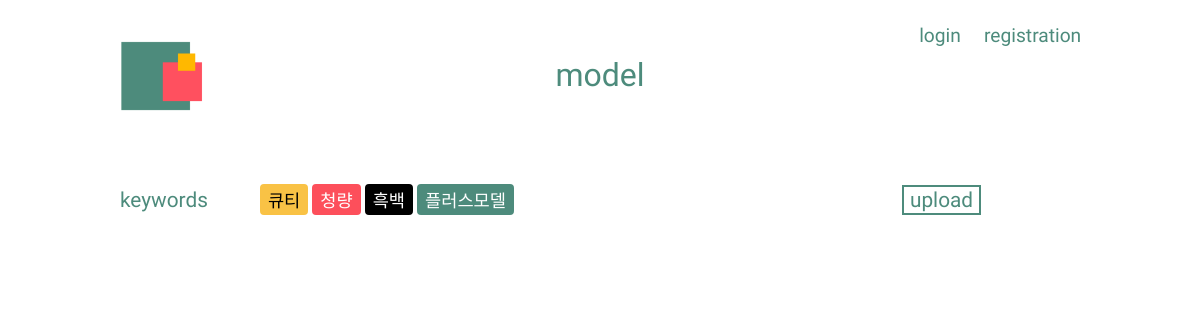
Before: /posts/model/filter/cool/ with the older database file.
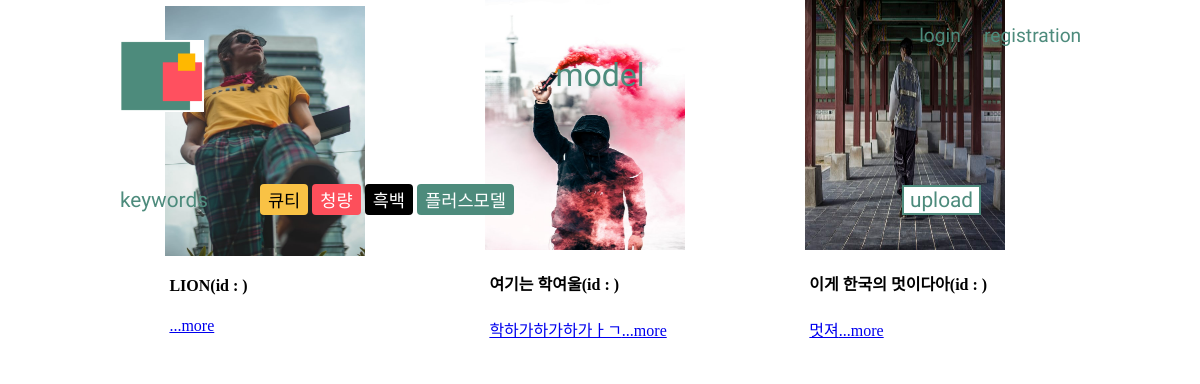
After: the same page with the newer database file.
### posts/models.py (models this page shows, shortened)
class Models(models.Model):
    title = models.CharField(max_length=20)
    text = models.TextField(default='', null=True, blank=True)
    image1 = models.ImageField(upload_to = 'images/')
    image2 = models.ImageField(upload_to = 'images/', default='', null=True, blank=True)
    image3 = models.ImageField(upload_to = 'images/', default='', null=True, blank=True)
    image4 = models.ImageField(upload_to = 'images/', default='', null=True, blank=True)
    image5 = models.ImageField(upload_to = 'images/', default='', null=True, blank=True)
    thumbnail = ImageSpecField(source='image1', processors=[ResizeToFill(120,80)], format='JPEG')
    CATEGORY_CHOICES = (
        ('큐티', '큐티'),
        ('청량', '청량'),
        ('흑백사진', '흑백사진'),
        ('플러스모델', '플러스모델'),
    )
    category = models.CharField(max_length=5, choices=CATEGORY_CHOICES, null=True)

### posts/views.py (the view)
# urls.py: path('model/filter/cool/', views.filter_cool, name="filter_cool"),
def filter_cool(request):
    post_cool = Models.objects.filter(category="청량")
    cool_paginator = Paginator(post_cool, 4)
    cool_page = request.GET.get('page')
    cool_posts = cool_paginator.get_page(cool_page)
    return render(request, 'model/filter_cool.html', {'post_cool': post_cool,
                                                      'cool_posts': cool_posts,
                                                      'cool_paginator': cool_paginator, })

### posts/templates/model/filter_cool.html (shortened to what this page needs)
{% extends 'model/model_base.html' %}
{% block content %}
        <div class="array">
                {% for cool in cool_posts %}
                        <div class="card">
                            <div class="box-1">
                                <img src="{{ cool.image1.url  }}" width="200" height="250">
                            </div>
                            <div class="box-2">
                                <h4>{{ cool.title }}(id : {{ user.username }})</h4>
                                <a href="{% url 'model_detail' cool.id %}"><p>{{ cool.text|slice:":15" }}...more</p></a>
                            </div>
                        </div>
                {% endfor %}
            </div>
{% endblock content %}

### posts/templates/model/model_base.html (shortened to what this page needs)
<head>
    {% load  staticfiles %}
    <link rel="stylesheet" href="{% static 'css/model_photo.css' %}">
</head>
<body>
    <a href="../../../user/templates/user/home.html">
        <img class="logo" src="{% static 'image/logo.png' %}" alt="logo">
    </a>
    <div class="title">
        <p>model</p>
    </div>
    <div class="category">
        {% if user.is_authenticated %}
            <a id="user_name" href="{% url 'profile' user.pk %}">{{ user.username }}</a>
            <a href="{% url 'logout' %}">logout</a>
        {% else %}
            <a href="{% url 'login' %}">login</a>
            <a href="{% url 'signup' %}">registration</a>
        {% endif %}
    </div>
    <div class="a">
        <div class="keywords">
            <div class="inline">
                <a class="keywords_title" href="">keywords</a>
            </div>
            <div class="inline">
                <a href="{% url 'filter_cute' %}"><button class="cute">큐티</button></a>
                <a href="{% url 'filter_cool' %}"><button class="cool">청량</button></a>
                <a href="{% url 'filter_bnw' %}"><button class="mono">흑백</button></a>
                <a href="{% url 'filter_plus' %}"><button class="plus">플러스모델</button></a>
            </div>
            <div class="inline">
                <a href="{% url 'model_post' %}"><button class="upload_post">upload</button></a>
            </div>
        </div>
    </div>
    {% block content %}
    {% endblock %}
</body>

### posts/static/css/model_photo.css (style rules this page uses)
body { margin: 0; padding: 0; overflow-x: hidden; }
.logo { position: absolute; top: 5%; left: 10%; width: 7%; }
.title { position: absolute; display: inline; top: 7%; left: 0; width: 100%; height: 1%; }
.title > p { position: relative; text-align: center; font-family: 'Lacquer', sans-serif; color: rgb(77,139,124); font-size: 2em; margin-top: 0; padding-top: 0; }
.category { z-index: 2; top: 3%; left: 75%; position: absolute; display: inline; }
.category > a { font-family: 'Lacquer', sans-serif; color: rgb(77,139,124); font-size: 1.2em; text-decoration: none; margin-left: 1em; }
.a { width: 100%; height: 10%; position: absolute; top: 20%; display: flex; }
.keywords { margin: 2% 0 0 0 ; padding: 0; position: relative; left: 10%; width: 80%; display: inline; }
.inline { display: inline; margin-right: 5%; }
.keywords_title { font-family: 'Lacquer', sans-serif; color: rgb(77,139,124); font-size: 1.3em; text-decoration: none; }
.cute { color: black; font-size: 1.1em; background-color: rgb(249,194,69); border: rgb(249,194,69) 2px solid; border-radius: 4px; }
.cool { color: white; font-size: 1.1em; background-color: rgb(253,79,91); border: rgb(253,79,91) 2px solid; border-radius: 4px; }
.mono { color: white; font-size: 1.1em; background-color: black; border: black 2px solid; border-radius: 4px; }
.plus { color: white; font-size: 1.1em; background-color: rgb(77,139,124); border: rgb(77,139,124) 2px solid; border-radius: 4px; }
.upload_post { border: rgb(77,139,124) 2px solid; font-family: 'Lacquer', sans-serif; color: rgb(77,139,124); font-size: 1.3em; background-color: white; margin-left: 35%; }
.array { display: flex; flex-direction: row; width: 80%; margin-left: 10%; }
.card { margin: auto; display: block; width: 24%; height: 82%; }
.array > .card { background-color: white; border-radius: 4px; }
.box-2 { position: relative; background-color: white; width:96%; height: 20%; margin: 0 2%; padding: 0; }

Changed rows visible on the page:
added Models: image1 (picture), title "LION"
added Models: image1 (picture), title "여기는 학여울", text "학하가하가하가ㅏㄱ"
added Models: image1 (picture), title "이게 한국의 멋이다아", text "멋져"
